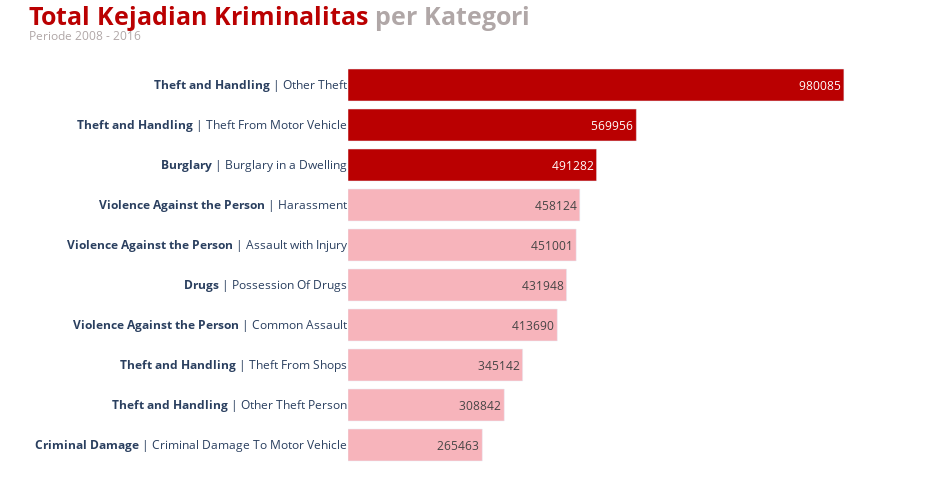

The notebook cell saved with this chart:
### Code cell
import plotly.express as px
import plotly.graph_objects as go
from plotly.subplots import make_subplots

fig = px.bar(
    total_crime_per_major,
    x = 'total_crime',
    y = 'minor_category',
    orientation = 'h',
    text_auto = True
)

fig.update_layout(
    width = 950,
    height = 500,
    xaxis_title = '',
    yaxis_title = '',
    showlegend = False,
    plot_bgcolor = 'rgba(0, 0, 0, 0)',
    title = dict(
        text = '<b><span style="color:#BA0001">Total Kejadian Kriminalitas</span> per Kategori</b><br><sup><sup>Periode 2008 - 2016</sup></sup>',
        font = dict(
            size = 25,
            color = '#B0A7A7'
        ),
        y = 0.95,
        x = 0.03
    ),
    margin = dict(
        t = 65,
        b = 10
    )
)

fig.update_xaxes(
    showticklabels = False
)

fig.update_traces(
    marker_color = ['#F7B4BB'] * 7 + ['#BA0001'] * 3,
    texttemplate='%{x:.0f}',
    textposition = 'inside',
    hovertemplate = '<b>%{label}</b><br>Total Crime = %{value:.0f}'
)

fig.show()

### Figure 1 — Plotly figure (JSON) as saved in the notebook; plotly's stock layout.template omitted (floating-point values rounded to 4 significant figures)
{"data": [{"alignmentgroup": "True", "hovertemplate": "<b>%{label}</b><br>Total Crime = %{value:.0f}", "legendgroup": "", "marker": {"color": ["#F7B4BB", "#F7B4BB", "#F7B4BB", "#F7B4BB", "#F7B4BB", "#F7B4BB", "#F7B4BB", "#BA0001", "#BA0001", "#BA0001"], "pattern": {"shape": ""}}, "name": "", "offsetgroup": "", "orientation": "h", "showlegend": false, "textposition": "inside", "texttemplate": "%{x:.0f}", "type": "bar", "x": [265463, 308842, 345142, 413690, 431948, 451001, 458124, 491282, 569956, 980085], "xaxis": "x", "y": ["<b>Criminal Damage</b> | Criminal Damage To Motor Vehicle", "<b>Theft and Handling</b> | Other Theft Person", "<b>Theft and Handling</b> | Theft From Shops", "<b>Violence Against the Person</b> | Common Assault", "<b>Drugs</b> | Possession Of Drugs", "<b>Violence Against the Person</b> | Assault with Injury", "<b>Violence Against the Person</b> | Harassment", "<b>Burglary</b> | Burglary in a Dwelling", "<b>Theft and Handling</b> | Theft From Motor Vehicle", "<b>Theft and Handling</b> | Other Theft"], "yaxis": "y"}], "layout": {"barmode": "relative", "height": 500, "legend": {"tracegroupgap": 0}, "margin": {"b": 10, "t": 65}, "plot_bgcolor": "rgba(0, 0, 0, 0)", "showlegend": false, "title": {"font": {"color": "#B0A7A7", "size": 25}, "text": "<b><span style=\"color:#BA0001\">Total Kejadian Kriminalitas</span> per Kategori</b><br><sup><sup>Periode 2008 - 2016</sup></sup>", "x": 0.03, "y": 0.95}, "width": 950, "xaxis": {"anchor": "y", "domain": [0, 1], "showticklabels": false, "title": {"text": ""}}, "yaxis": {"anchor": "x", "domain": [0, 1], "title": {"text": ""}}}}
